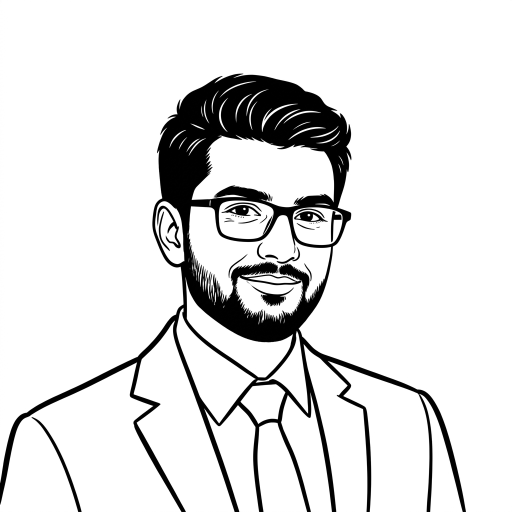
#> input picture source-prepped.png, 1024 x 1024 px (shown at 1/2 size)
$ python make_ascii_svg.py
#> lines starting #> are read from the running program, lines starting #| are printed output that depends on the picture
#!/usr/bin/env python3
"""
Convert prepped portrait photo into a clean, monochrome ASCII-art SVG
with high-detail character mapping and animated typewriter cursor.

Output: amaan-ascii.svg (840 x 880)
"""
from PIL import Image, ImageEnhance, ImageFilter
import html
import os
import sys

HERE = os.path.dirname(os.path.abspath(__file__))
SRC = sys.argv[1] if len(sys.argv) > 1 else os.path.join(HERE, "..", "source-prepped.png")
OUT = sys.argv[2] if len(sys.argv) > 2 else os.path.join(HERE, "..", "amaan-ascii.svg")

COLS = int(os.environ.get("COLS", 180))
ART_W_TARGET = 800
CELL_W = ART_W_TARGET / COLS
CELL_H = CELL_W * 15 / 8
ROWS = round(COLS * 8 / 15)
RAMP = " .`:-=+*cs#%@"

CONTRAST = 1.15
BRIGHTNESS = 1.02
GAMMA = 1.12
WHITE_FLOOR = 0.82

PAD = 20
TITLEBAR_H = 30
STATUS_H = 30
ART_W = COLS * CELL_W
ART_H = ROWS * CELL_H
CANVAS_W = ART_W + PAD * 2
CANVAS_H = TITLEBAR_H + ART_H + STATUS_H + PAD

BG = "#0d1117"
BG2 = "#111722"
FRAME = "#30363d"
TITLE_TEXT = "#7d8590"
INK = "#c9d1d9"
CURSOR = "#38bdf8"

ROW_DUR = 5.6 / ROWS
STAGGER = ROW_DUR

im = Image.open(SRC).convert("L")
#> im is the input picture: PIL image 1024x1024 L; min 0, max 255, mean 224.7
im = ImageEnhance.Brightness(im).enhance(BRIGHTNESS)
im = ImageEnhance.Contrast(im).enhance(CONTRAST)
im = im.resize((COLS, ROWS), Image.LANCZOS)
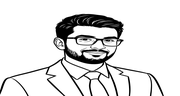
#> im: PIL image 180x96 L; min 0, max 255, mean 223.9
px = im.load()

STATIC = bool(os.environ.get("STATIC"))

rows_txt = []
for y in range(ROWS):
    chars = []
    for x in range(COLS):
        lum = pow(px[x, y] / 255.0, GAMMA)
        if lum >= WHITE_FLOOR:
            chars.append(" ")
        else:
            idx = max(0, min(len(RAMP) - 1, int((1.0 - lum) * (len(RAMP) - 1) + 0.5)))
            chars.append(RAMP[idx])
    rows_txt.append("".join(chars))
#> after the loop, rows_txt = 96 items

art_top = TITLEBAR_H + PAD * 0.35

parts = []
parts.append(
    f'<svg xmlns="http://www.w3.org/2000/svg" width="{CANVAS_W}" height="{CANVAS_H}" '
    f'viewBox="0 0 {CANVAS_W} {CANVAS_H}" font-family="ui-monospace, SFMono-Regular, '
    f'Menlo, Consolas, monospace">'
)
parts.append(
    '<style>'
    'text { font-smooth: always; -webkit-font-smoothing: antialiased; }'
    '.prompt-user { fill: #38bdf8; font-weight: 600; }'
    '.prompt-cmd { fill: #34d399; font-weight: 600; }'
    '.prompt-val { fill: #f8fafc; font-weight: 700; }'
    '@media (prefers-reduced-motion: reduce) { clipPath rect { width: 100% !important; } }'
    '</style>'
)
parts.append('<defs>'
             f'<linearGradient id="bg" x1="0" y1="0" x2="0" y2="1">'
             f'<stop offset="0" stop-color="{BG2}"/><stop offset="1" stop-color="{BG}"/>'
             f'</linearGradient></defs>')

parts.append(f'<rect width="{CANVAS_W}" height="{CANVAS_H}" rx="12" fill="url(#bg)"/>')
parts.append(f'<rect x="0.5" y="0.5" width="{CANVAS_W-1}" height="{CANVAS_H-1}" rx="12" '
             f'fill="none" stroke="{FRAME}" stroke-width="1"/>')

parts.append(f'<line x1="0" y1="{TITLEBAR_H}" x2="{CANVAS_W}" y2="{TITLEBAR_H}" stroke="{FRAME}"/>')
for i, dotcol in enumerate(["#ff5f56", "#ffbd2e", "#27c93f"]):
    parts.append(f'<circle cx="{PAD + i*16}" cy="{TITLEBAR_H/2}" r="5" fill="{dotcol}"/>')
parts.append(f'<text x="{CANVAS_W/2}" y="{TITLEBAR_H/2 + 4}" fill="{TITLE_TEXT}" font-size="12" '
             f'text-anchor="middle">amaan@github: ~$ ./portrait.sh</text>')

font_size = CELL_H * 0.86
for ry, line in enumerate(rows_txt):
    y = art_top + ry * CELL_H + CELL_H * 0.74
    row_y = art_top + ry * CELL_H
    delay = ry * STAGGER
    safe = html.escape(line)
    text = (f'<text xml:space="preserve" x="{PAD}" y="{y:.1f}" fill="{INK}" '
            f'font-size="{font_size:.1f}" textLength="{ART_W}" lengthAdjust="spacing">{safe}</text>')

    if STATIC:
        parts.append(text)
        continue

    parts.append(
        f'<clipPath id="r{ry}"><rect x="{PAD}" y="{row_y:.1f}" height="{CELL_H}" width="0">'
        f'<animate attributeName="width" from="0" to="{ART_W}" begin="{delay:.3f}s" '
        f'dur="{ROW_DUR:.2f}s" fill="freeze"/></rect></clipPath>'
    )
    parts.append(f'<g clip-path="url(#r{ry})">{text}</g>')
    parts.append(
        f'<rect y="{row_y+1:.1f}" width="{CELL_W*1.5}" height="{CELL_H-2}" fill="{CURSOR}" opacity="0">'
        f'<animate attributeName="x" from="{PAD}" to="{PAD+ART_W}" begin="{delay:.3f}s" '
        f'dur="{ROW_DUR:.2f}s" fill="freeze"/>'
        f'<set attributeName="opacity" to="0.9" begin="{delay:.3f}s"/>'
        f'<set attributeName="opacity" to="0" begin="{delay+ROW_DUR:.3f}s"/></rect>'
    )
#> this loop made 96 passes
#> (y, row_y, delay) on passes 1 to 12: (43.17, 37, 0), (51.5, 45.33, 0.0583), (59.83, 53.67, 0.117), (68.17, 62, 0.175), (76.5, 70.33, 0.233), (84.83, 78.67, 0.292), (93.17, 87, 0.35), (101.5, 95.33, 0.408), (109.8, 103.7, 0.467), (118.2, 112, 0.525), (126.5, 120.3, 0.583), (134.8, 128.7, 0.642)
#> after the loop, parts = 298 items

status_line_y = TITLEBAR_H + ART_H + PAD * 0.35
status_y = status_line_y + 19
parts.append(f'<line x1="0" y1="{status_line_y:.1f}" x2="{CANVAS_W}" y2="{status_line_y:.1f}" stroke="{FRAME}"/>')
parts.append(f'<text x="{PAD}" y="{status_y:.1f}" font-size="13">'
             f'<tspan class="prompt-user">amaan@github</tspan><tspan fill="{TITLE_TEXT}">:~$ </tspan>'
             f'<tspan class="prompt-cmd">whoami </tspan>'
             f'<tspan class="prompt-val">Amaan Mulani</tspan></text>')
prompt_full_text = "amaan@github:~$ whoami Amaan Mulani "
status_chars = len(prompt_full_text)
cursor_x = PAD + status_chars * 13 * 0.58
parts.append(f'<rect x="{cursor_x:.1f}" y="{status_y-12:.1f}" width="8" height="15" rx="1" fill="{CURSOR}">'
             f'<animate attributeName="opacity" values="1;1;0;0" keyTimes="0;0.5;0.51;1" '
             f'dur="1s" repeatCount="indefinite"/></rect>')

parts.append("</svg>")
svg = "".join(parts)
os.makedirs(os.path.dirname(os.path.abspath(OUT)), exist_ok=True)
with open(OUT, "w", encoding="utf-8") as f:
    f.write(svg)
print("wrote", OUT, len(svg), "bytes;", CANVAS_W, "x", CANVAS_H)
#| wrote scripts/../amaan-ascii.svg 80456 bytes; 840.0 x 880.0
